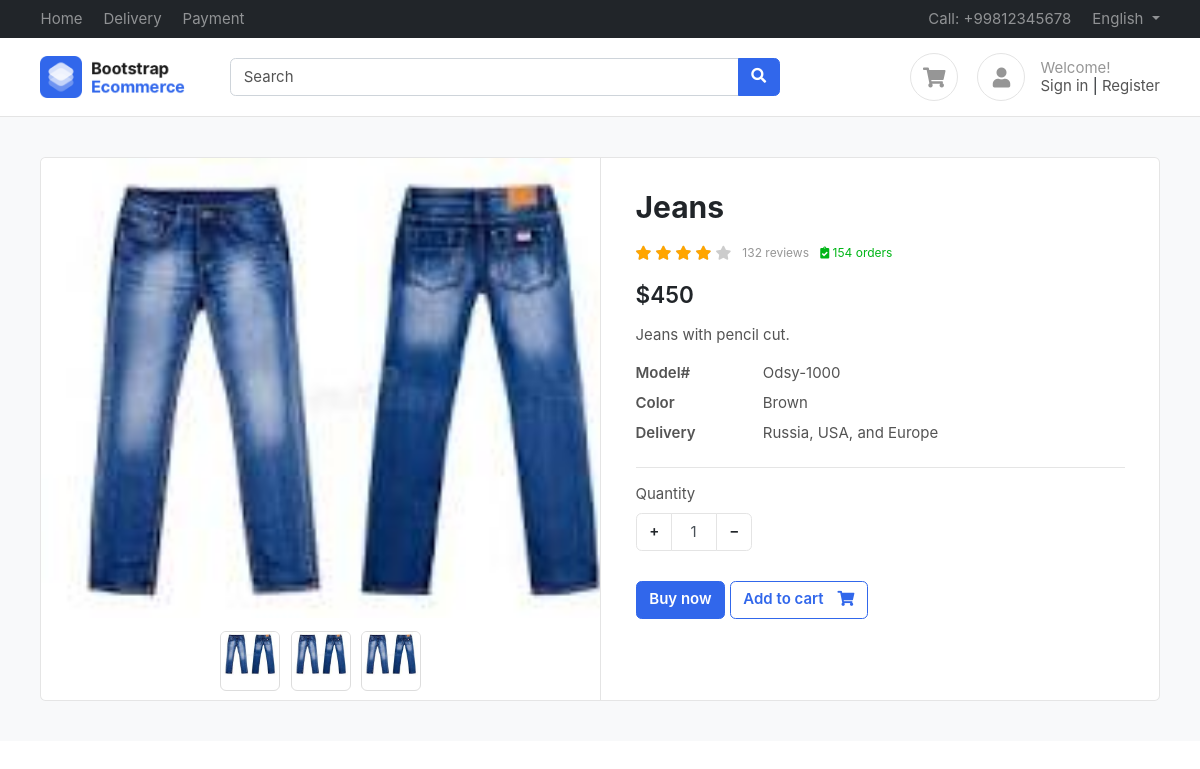
Before: /product/jeans/ with the older database file.
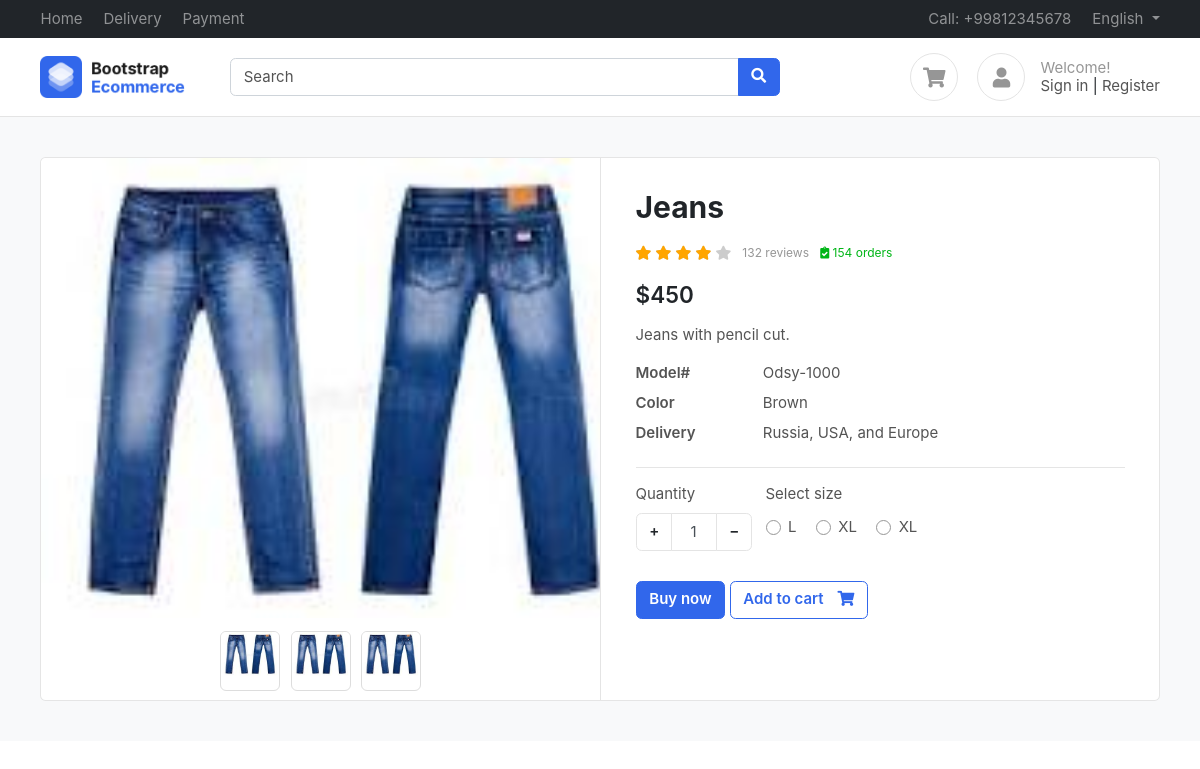
After: the same page with the newer database file.
### products/models.py (models this page shows, shortened)
class ProductImage(BaseModel):
    product = models.ForeignKey(Product, on_delete=models.CASCADE,related_name="product_images")
    image = models.ImageField(upload_to="product")

class SizeVariant(BaseModel):
    size_name = models.CharField(max_length=100)
    price = models.IntegerField(default=0)

### products/views.py (the view)
# urls.py: path('<slug>/' , get_product , name="get_product"),
def get_product(request , slug):
    try:
        product = Product.objects.get(slug =slug)
        context = {'product': product}
        if request.GET.get('size'):
            size = request.GET.get('size')
            price = product.get_product_price_by_size(size)
            context['selected_size'] = size
            context['updated_price'] = price
        return render(request  , 'product/product.html' , context=context)
    except Exception as e:
        print(e)

### templates/product/product.html (shortened to what this page needs)
{% extends "base/base.html"%}
{%  block start %}
<section class="section-content padding-y bg">
    <div class="container">
    <div class="card">
        <div class="row no-gutters">
            <aside class="col-md-6">
    <article class="gallery-wrap">
    <div class="img-big-wrap">
      <div> <a href="#"><img src="/media/{{product.product_images.first.image}}"></a></div>
    </div>
    <div class="thumbs-wrap">
      {% for image in product.product_images.all %}
      <a href="#" class="item-thumb"> <img src="/media/{{image.image}}"></a>
      {% endfor %}
    </div>
    </article>
            </aside>
            <main class="col-md-6 border-left">
    <article class="content-body">
    <h2 class="title">{{product.product_name}}</h2>
    <div class="rating-wrap my-3">
        <ul class="rating-stars">
            <li style="width:80%" class="stars-active">
                <i class="fa fa-star"></i> <i class="fa fa-star"></i>
                <i class="fa fa-star"></i> <i class="fa fa-star"></i>
            </li>
            <li>
                <i class="fa fa-star"></i> <i class="fa fa-star"></i>
                <i class="fa fa-star"></i> <i class="fa fa-star"></i>
                <i class="fa fa-star"></i>
            </li>
        </ul>
        <small class="label-rating text-muted">132 reviews</small>
        <small class="label-rating text-success"> <i class="fa fa-clipboard-check"></i> 154 orders </small>
    </div>
    <div class="mb-3">
        <var class="price h4">
            {% if updated_price %}
            ${{updated_price}}
            {% else %}
            ${{product.price}}
            {% endif %}
        </var>
    </div>
    <p>{{product.product_description}}</p>
    <dl class="row">
      <dt class="col-sm-3">Model#</dt>
      <dd class="col-sm-9">Odsy-1000</dd>
      <dt class="col-sm-3">Color</dt>
      <dd class="col-sm-9">Brown</dd>
      <dt class="col-sm-3">Delivery</dt>
      <dd class="col-sm-9">Russia, USA, and Europe </dd>
    </dl>
    <hr>
        <div class="form-row">
            <div class="form-group col-md flex-grow-0">
                <label>Quantity</label>
                <div class="input-group mb-3 input-spinner">
                  <div class="input-group-prepend">
                    <button class="btn btn-light" type="button" id="button-plus"> + </button>
                  </div>
                  <input type="text" class="form-control" value="1">
                  <div class="input-group-append">
                    <button class="btn btn-light" type="button" id="button-minus"> − </button>
                  </div>
                </div>
            </div>
            {% if product.size_variant.count %}
            <div class="form-group col-md">
                    <label>Select size</label>
                    <div class="mt-1">
                      {% for size in product.size_variant.all %}
                        <label class="custom-control custom-radio custom-control-inline">
                          <div class="custom-control-label">{{size.size_name}}</div>
                        </label>
                      {% endfor %}
                    </div>
            </div>
            {% endif %}
        </div>
        <a href="#" class="btn  btn-primary"> Buy now </a>
        <a href="{% url 'add_to_cart' product.uid %}?variant={{selected_size}}" class="btn  btn-outline-primary"> <span class="text">Add to cart</span> <i class="fas fa-shopping-cart"></i>  </a>
    </article>
            </main>
        </div>
    </div>
    </div>
    </section>
{% endblock %}

Changed rows visible on the page:
added SizeVariant: size_name "L"
added SizeVariant: size_name "XL"
added SizeVariant: size_name "XL"
Other visible differences:
text now shown: "Select size"
